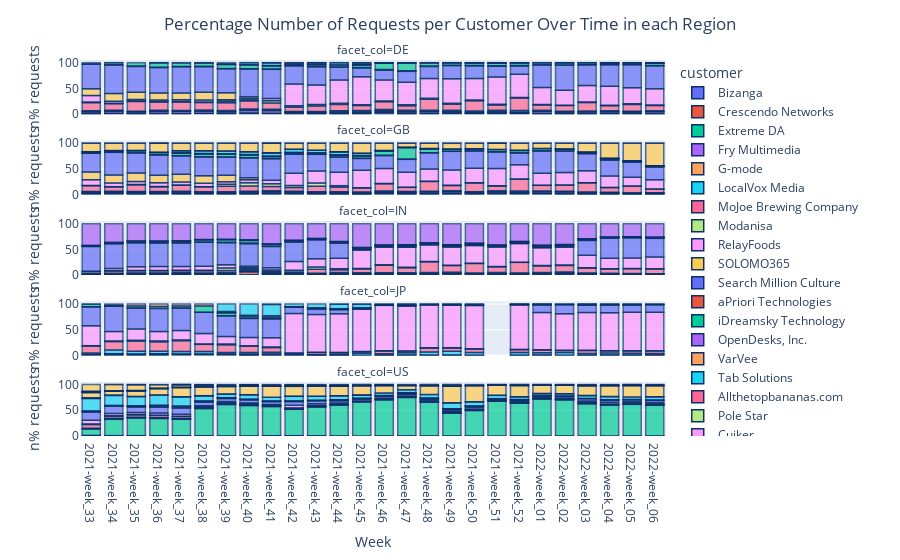

Notebook cell for this chart:
### Code cell
fig = px.bar(x=df.week_id, y=df["proportion_per_region_week"], color=df.requester, barmode="relative", labels={"x":"Week", "y":"n% requests", "color":"customer"}, opacity=0.7, facet_col=df.region, facet_col_wrap=1, height=2000)
fig.update_layout(title_text='Percentage Number of Requests per Customer Over Time in each Region', title_x=0.5)
fig.update_traces(marker_line_color='rgb(8,48,107)',
                  marker_line_width=1.5)
fig.show()
